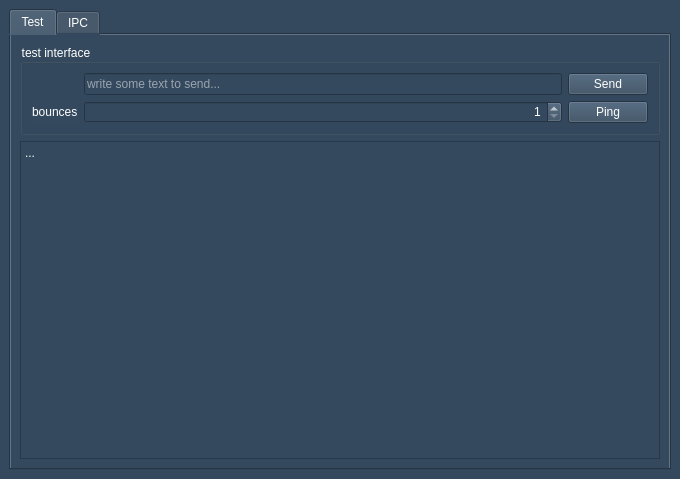
<?xml version="1.0" encoding="UTF-8"?>
<ui version="4.0">
 <class>TestWindow</class>
 <widget class="QMainWindow" name="TestWindow">
  <property name="geometry">
   <rect>
    <x>0</x>
    <y>0</y>
    <width>680</width>
    <height>479</height>
   </rect>
  </property>
  <property name="windowTitle">
   <string>Test</string>
  </property>
  <property name="styleSheet">
   <string notr="true">background-color: rgb(52, 73, 94);
color: rgb(255, 255, 255);</string>
  </property>
  <widget class="QWidget" name="centralwidget">
   <layout class="QVBoxLayout" name="verticalLayout">
    <item>
     <widget class="QTabWidget" name="tabWidget">
      <property name="currentIndex">
       <number>0</number>
      </property>
      <widget class="QWidget" name="testTab">
       <attribute name="title">
        <string>Test</string>
       </attribute>
       <layout class="QVBoxLayout" name="verticalLayout_2">
        <item>
         <widget class="QGroupBox" name="interfaceBox">
          <property name="title">
           <string>test interface</string>
          </property>
          <layout class="QGridLayout" name="gridLayout">
           <item row="1" column="1">
            <widget class="QSpinBox" name="bounceSpinBox">
             <property name="alignment">
              <set>Qt::AlignRight|Qt::AlignTrailing|Qt::AlignVCenter</set>
             </property>
             <property name="minimum">
              <number>1</number>
             </property>
            </widget>
           </item>
           <item row="0" column="2">
            <widget class="QPushButton" name="sendButton">
             <property name="text">
              <string>Send</string>
             </property>
            </widget>
           </item>
           <item row="1" column="2">
            <widget class="QPushButton" name="pingButton">
             <property name="text">
              <string>Ping</string>
             </property>
            </widget>
           </item>
           <item row="1" column="0">
            <widget class="QLabel" name="label_3">
             <property name="text">
              <string>bounces</string>
             </property>
            </widget>
           </item>
           <item row="0" column="1">
            <widget class="QLineEdit" name="inputEdit">
             <property name="text">
              <string/>
             </property>
             <property name="placeholderText">
              <string>write some text to send...</string>
             </property>
            </widget>
           </item>
          </layout>
         </widget>
        </item>
        <item>
         <widget class="QPlainTextEdit" name="logEdit">
          <property name="readOnly">
           <bool>true</bool>
          </property>
          <property name="plainText">
           <string>...
</string>
          </property>
         </widget>
        </item>
       </layout>
      </widget>
      <widget class="QWidget" name="ipcTab">
       <attribute name="title">
        <string>IPC</string>
       </attribute>
      </widget>
     </widget>
    </item>
   </layout>
  </widget>
 </widget>
 <resources/>
 <connections/>
</ui>
